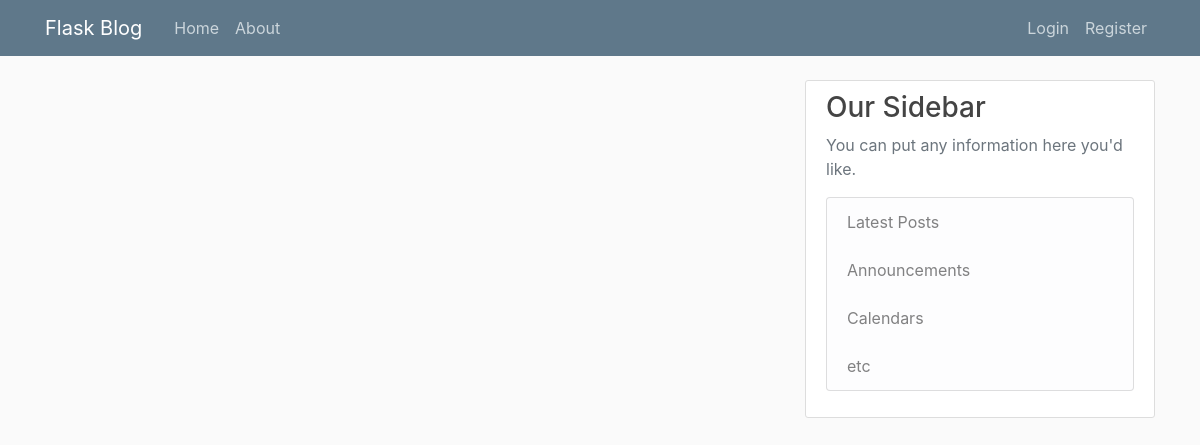
The app's page /home, older data.
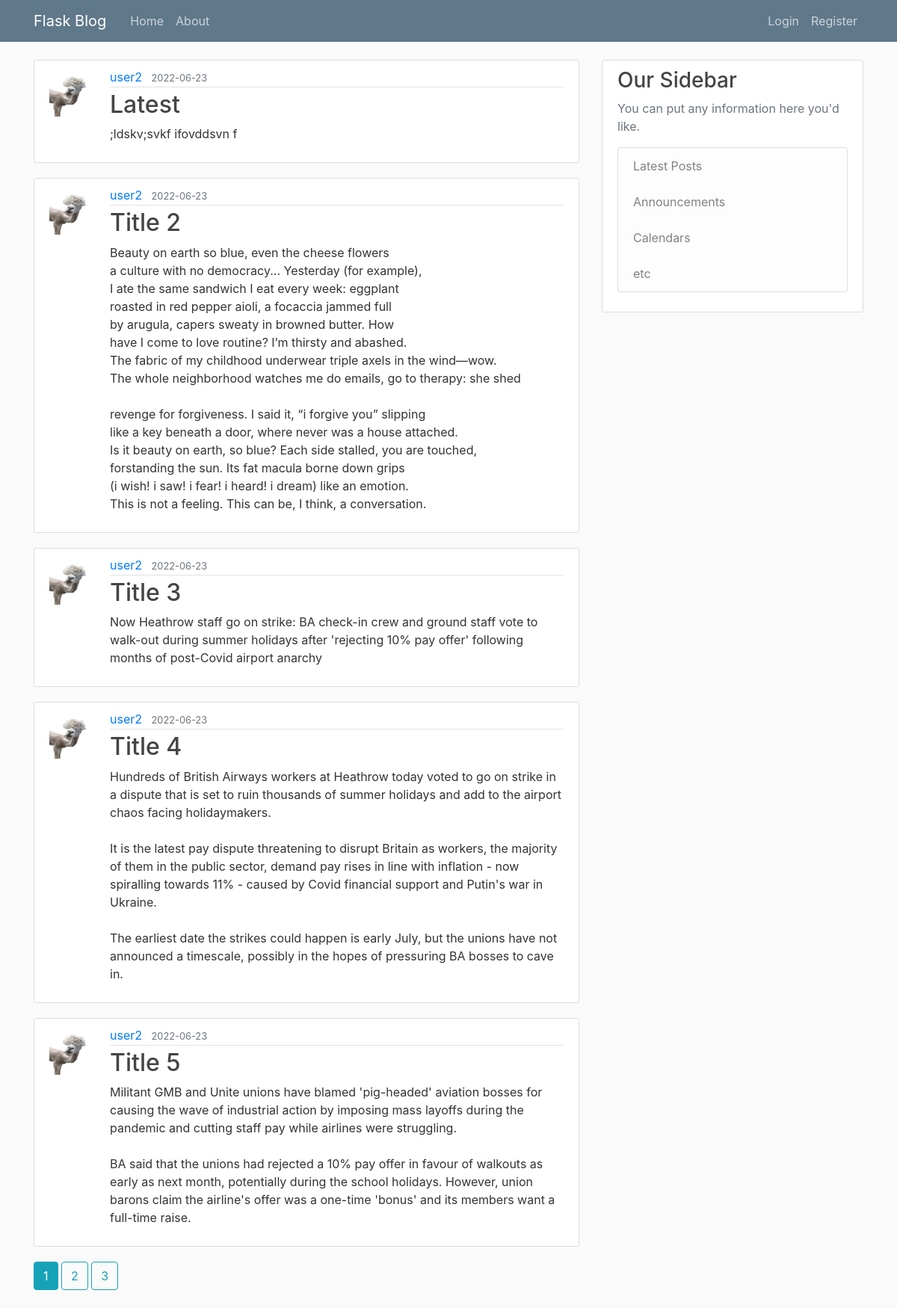
The same page, newer data.
### flaskblog/models.py (models this page shows, shortened)
class Post(db.Model):
    id = db.Column(db.Integer, primary_key=True)
    title = db.Column(db.String(100), nullable=False)
    date_posted = db.Column(db.DateTime, nullable=False, default=dt.utcnow())
    content = db.Column(db.Text, nullable=False)
    user_id = db.Column(db.Integer, db.ForeignKey('user.id'), nullable=False)

class User(db.Model, UserMixin):
    id = db.Column(db.Integer, primary_key=True)
    username = db.Column(db.String(20), unique=True, nullable=False)
    email = db.Column(db.String(120), unique=True, nullable=False)
    image_file = db.Column(db.String(20), nullable=False, default='default.jpg')
    password = db.Column(db.String(60), nullable=False)
    posts = db.relationship('Post', backref='author', lazy=True)

### flaskblog/main/routes.py (the view)
@main.route("/")
@main.route("/home")
def home():
    page = request.args.get('page', 1, type=int)
    posts = Post.query.order_by(Post.date_posted.desc()).paginate(page=page, per_page=5)
    return render_template('home.html', posts=posts)

### flaskblog/templates/home.html (shortened to what this page needs)
{% extends "layout.html" %}
{% block content %}
    {% for post in posts.items %}
        <article class="media content-section">
          <img src="{{ url_for('static', filename='profile_pict/' + post.author.image_file) }}" alt="" class="rouded-circle article-img">
          <div class="media-body">
            <div class="article-metadata">
              <a class="mr-2" href="{{ url_for('users.user_posts', username=post.author.username) }}">{{ post.author.username }}</a>
              <small class="text-muted">{{ post.date_posted.strftime('%Y-%m-%d') }}</small>
            </div>
            <h2><a class="article-title" href="{{ url_for('posts.post', post_id=post.id) }}">{{ post.title }}</a></h2>
            <p class="article-content">{{ post.content }}</p>
          </div>
        </article>
    {% endfor %}
    {% for page_num in posts.iter_pages(left_edge=1, right_edge=1, left_current=1, right_current=2) %}
        {% if page_num %}
        {% if posts.page == page_num %}
          <a class="btn btn-info mb-4" href="{{ url_for('main.home', page=page_num) }}">{{ page_num }} </a>
        {% else %}
          <a class="btn btn-outline-info mb-4" href="{{ url_for('main.home', page=page_num) }}">{{ page_num }} </a>
        {% endif %}
        {% endif %}
    {% endfor %}
{% endblock content %}

### flaskblog/templates/layout.html (shortened to what this page needs)
<!DOCTYPE html>
<html lang="en">
<head>
<link href="https://cdn.jsdelivr.net/npm/bootstrap@5.0.2/dist/css/bootstrap.min.css" rel="stylesheet">
</head>
<body>
    <!DOCTYPE html>
<html>
<head>
    <link rel="stylesheet" href="https://maxcdn.bootstrapcdn.com/bootstrap/4.0.0/css/bootstrap.min.css">
    <link rel="stylesheet" type="text/css" href="{{ url_for('static', filename='style.css') }}">
</head>
<body>
    <header class="site-header">
        <nav class="navbar navbar-expand-md navbar-dark bg-steel fixed-top">
        <div class="container">
            <a class="navbar-brand mr-4" href="{{ url_for('main.home') }}">Flask Blog</a>
            <div class="collapse navbar-collapse" id="navbarToggle">
            <div class="navbar-nav mr-auto">
                <a class="nav-item nav-link" href="{{ url_for('main.home') }}">Home</a>
                <a class="nav-item nav-link" href="{{ url_for('main.about') }}">About</a>
            </div>
            <div class="navbar-nav">
                {% if current_user.is_authenticated %}
                <a class="nav-item nav-link" href="{{ url_for('posts.new_post') }}">Create a new post</a>
                    <a class="nav-item nav-link" href="{{ url_for('users.account') }}">Account</a>
                    <a class="nav-item nav-link" href="{{ url_for('users.logout') }}">Logout</a>
                {% else %}
                    <a class="nav-item nav-link" href="{{ url_for('users.login') }}">Login</a>
                    <a class="nav-item nav-link" href="{{ url_for('users.register') }}">Register</a>
                {% endif %}
            </div>
            </div>
        </div>
        </nav>
    </header>
    <main role="main" class="container">
        <div class="row">
        <div class="col-md-8">
            {% block content %}{% endblock %}
        </div>
        <div class="col-md-4">
            <div class="content-section">
            <h3>Our Sidebar</h3>
            <p class='text-muted'>You can put any information here you'd like.
                <ul class="list-group">
                <li class="list-group-item list-group-item-light">Latest Posts</li>
                <li class="list-group-item list-group-item-light">Announcements</li>
                <li class="list-group-item list-group-item-light">Calendars</li>
                <li class="list-group-item list-group-item-light">etc</li>
                </ul>
            </p>
            </div>
        </div>
        </div>
    </main>
</body>
</html>

### flaskblog/static/style.css (style rules this page uses)
body { background: #fafafa; color: #333333; margin-top: 5rem; }
h1, h2, h3, h4, h5, h6 { color: #444444; }
.bg-steel { background-color: #5f788a; }
.site-header .navbar-nav .nav-link { color: #cbd5db; }
.content-section { background: #ffffff; padding: 10px 20px; border: 1px solid #dddddd; border-radius: 3px; margin-bottom: 20px; }
.article-title { color: #444444; }
.article-content { white-space: pre-line; }
.article-img { height: 65px; width: 65px; margin-right: 16px; }
.article-metadata { padding-bottom: 1px; margin-bottom: 4px; border-bottom: 1px solid #e3e3e3 }

Row changes from the older to the newer data that the page shows:
added Post: image_file (picture), author.username "user2", date_posted "2022-06-23", title "Latest", content ";ldskv;svkf ifovddsvn f"
added Post: image_file (picture), author.username "user2", date_posted "2022-06-23", title "Title 2", content "Beauty on earth so blue, even the cheese flowers a culture with no democracy... Yesterday (for example), I ate the same sandwich I eat every week: eggplant roasted in red pepper aioli, a focaccia jammed full by arugula, capers sweaty in browned butter. How have I come to love routine? I’m thirsty and abashed. The fabric of my childhood underwear triple axels in the wind—wow. The whole neighborhood watches me do emails, go to therapy: she shed revenge for forgiveness. I said it, “i forgive you” slipping like a key beneath a door, where never was a house attached. Is it beauty on earth, so blue? Each side stalled, you are touched, forstanding the sun. Its fat macula borne down grips (i wish!…"
added Post: image_file (picture), author.username "user2", date_posted "2022-06-23", title "Title 3", content "Now Heathrow staff go on strike: BA check-in crew and ground staff vote to walk-out during summer holidays after 'rejecting 10% pay offer' following months of post-Covid airport anarchy"
added Post: image_file (picture), author.username "user2", date_posted "2022-06-23", title "Title 4", content "Hundreds of British Airways workers at Heathrow today voted to go on strike in a dispute that is set to ruin thousands of summer holidays and add to the airport chaos facing holidaymakers. It is the latest pay dispute threatening to disrupt Britain as workers, the majority of them in the public sector, demand pay rises in line with inflation - now spiralling towards 11% - caused by Covid financial support and Putin's war in Ukraine. The earliest date the strikes could happen is early July, but the unions have not announced a timescale, possibly in the hopes of pressuring BA bosses to cave in."
added Post: image_file (picture), author.username "user2", date_posted "2022-06-23", title "Title 5", content "Militant GMB and Unite unions have blamed 'pig-headed' aviation bosses for causing the wave of industrial action by imposing mass layoffs during the pandemic and cutting staff pay while airlines were struggling. BA said that the unions had rejected a 10% pay offer in favour of walkouts as early as next month, potentially during the school holidays. However, union barons claim the airline's offer was a one-time 'bonus' and its members want a full-time raise."
Text that changed along with them:
new list line: "1"
new list line: "2"
new list line: "3"
